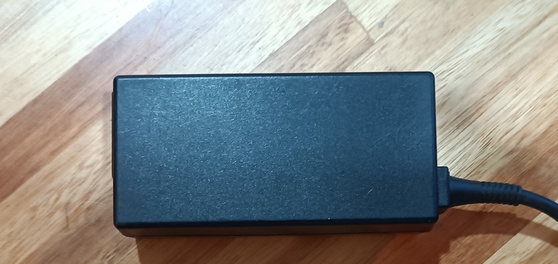
#> input picture Programacion/Procesamiento de Imagen/Cargador.jpg, 558 x 264 px, shrunk from 2230 x 1056 before the run, found by its file name
$ python identificacion.py
#> lines starting #> are read from the running program, lines starting #| are printed output that depends on the picture
from PIL import Image
from PIL import ImageEnhance
from PIL import ImageFilter
from PIL import ImageDraw
import os

# Función para procesar, filtrar y detectar objetos en CUALQUIER imagen
def procesar_y_detectar(ruta_imagen, nombre_salida, color_buscado="NEGRO"):

    # Cargar imagen de forma segura
#> called with nombre_salida = 'cargador', color_buscado = 'NEGRO'
    if not os.path.exists(ruta_imagen):
        print(f"Error: No existe el archivo {ruta_imagen}")
        return

    img = Image.open(ruta_imagen).convert("RGB")
#> img is the input picture: PIL image 558x264 RGB; mean R, G, B 132.9, 137.5, 137.8
    ancho, alto = img.size
#> ancho = 558; alto = 264
    print(f"\nProcesando [{nombre_salida}] -> Tamaño: {ancho}x{alto}")
#| Procesando [cargador] -> Tamaño: 558x264

    # Aplicar filtros para mejor analisis (Nitidez y Contraste)
    filtrada = img.filter(ImageFilter.SHARPEN)
    enhancer = ImageEnhance.Contrast(filtrada)
    img_filtros = enhancer.enhance(1.2)

    # Guardar imagen filtrada
    ruta_base_salida = r"c:/Users/tiago/OneDrive/Documentos/UTEC/PIC II/PIC-2_Sistema_clasificacion_pallets/Programacion/Procesamiento de Imagen/Prueba de identificacion"
    img_filtros.save(os.path.join(ruta_base_salida, f"imagen_filtros_{nombre_salida}.jpg"))

    # Analizar pixeles (Segmentación por color)
    x_min, y_min = ancho, alto
#> x_min = 558; y_min = 264
    x_max, y_max = 0, 0
    pixeles_detectados = 0

    for x in range(ancho):
        for y in range(alto):
            r, g, b = img_filtros.getpixel((x, y))

            cumple_filtro = False


            if color_buscado == "NEGRO":
                # Píxeles oscuros (menores a 50)
                if r < 50 and g < 50 and b < 50:
                    cumple_filtro = True

            elif color_buscado == "VERDE":
                # Mucho verde, poco rojo y azul
                if g > 250 and r < 220 and b > 240:
                    cumple_filtro = True

            elif color_buscado == "AMARILLO":
                # Mucho rojo y verde, poco azul
                if r > 210 and g > 250 and b < 195:
                    cumple_filtro = True

            # Si el pixel coincide, expandimos la caja de detección
            if cumple_filtro:
                pixeles_detectados += 1
                if x < x_min: x_min = x
                if x > x_max: x_max = x
                if y < y_min: y_min = y
                if y > y_max: y_max = y
#> after the loop, pixeles_detectados = 8567; x_max = 557; x_min = 112; y_max = 245; y_min = 72

    # Dibujar recuadro si se encontro el objeto
    if pixeles_detectados > 10:  # Minimo 10 píxeles para ignorar ruido falso
        ancho_objeto = x_max - x_min
#> ancho_objeto = 445
        alto_objeto = y_max - y_min
#> alto_objeto = 173

        # Clonamos la filtrada para dibujar encima el reborde
        img_detectada = img_filtros.copy()
        dibujo = ImageDraw.Draw(img_detectada)

        # Rectángulo ROJO de grosor 10
        dibujo.rectangle([(x_min, y_min), (x_max, y_max)], outline=(255, 0, 0), width=10)
        img_detectada.save(os.path.join(ruta_base_salida, f"imagen_detectada_{nombre_salida}.jpg"))
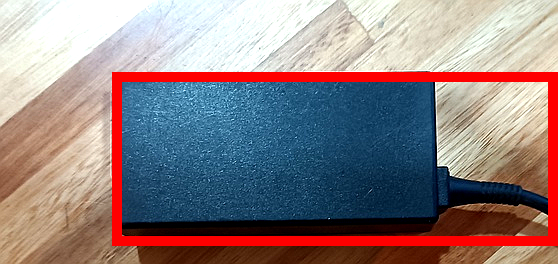
#> saved as imagen_detectada_cargador.jpg: PIL image 558x264 RGB; mean R, G, B 144.4, 129.1, 130

        print(f"-> {color_buscado} detectado ({pixeles_detectados} píxeles). Objeto: {ancho_objeto}x{alto_objeto} px")
#| -> NEGRO detectado (8567 píxeles). Objeto: 445x173 px

        # Geometria
        diferencia = abs(ancho_objeto - alto_objeto)
#> diferencia = 272
        if diferencia < 15: # Subi el margen de error a 15 por si la foto esta de perspectiva
            print("-> Forma estimada: Cuadrado o Círculo")
        else:
            print("-> Forma estimada: Rectángulo")
    else:
        print(f"-> No se detectó suficiente color {color_buscado} en esta imagen.")


# Definimos las rutas
ruta_cargador = r"c:/Users/tiago/OneDrive/Documentos/UTEC/PIC II/PIC-2_Sistema_clasificacion_pallets/Programacion/Procesamiento de Imagen/Cargador.jpg"
ruta_verde = r"c:/Users/tiago/OneDrive/Documentos/UTEC/PIC II/PIC-2_Sistema_clasificacion_pallets/Programacion/Procesamiento de Imagen/PostIt_Verde.jpg"
ruta_amarillo = r"c:/Users/tiago/OneDrive/Documentos/UTEC/PIC II/PIC-2_Sistema_clasificacion_pallets/Programacion/Procesamiento de Imagen/PostIt_Amarillo.jpg"

# Ejecutamos el analisis individual para cada una especificando que buscar
procesar_y_detectar(ruta_cargador, "cargador", color_buscado="NEGRO")
procesar_y_detectar(ruta_verde, "verde", color_buscado="VERDE")
#> call 2 of procesar_y_detectar, with nombre_salida = 'verde', color_buscado = 'VERDE'
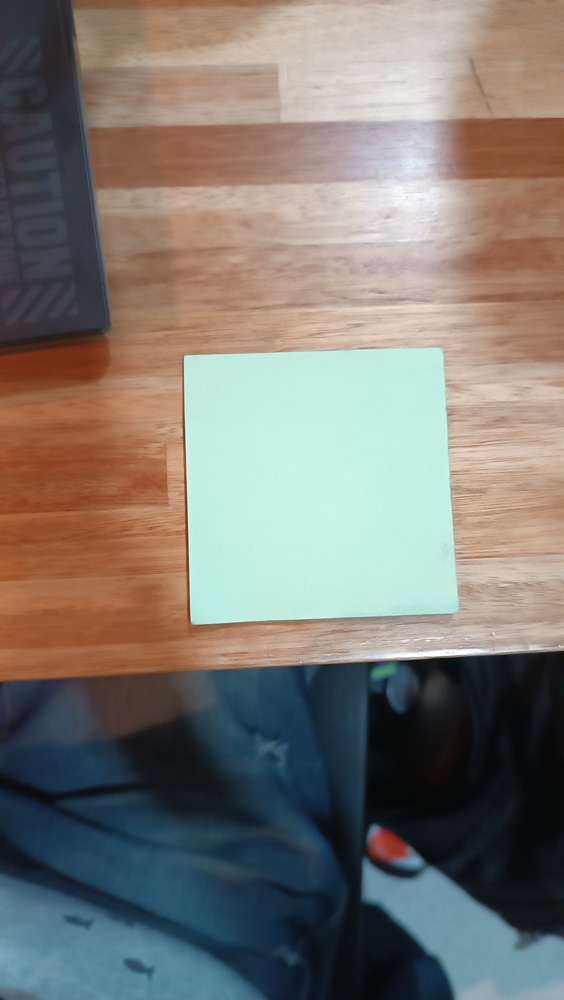
#> input picture Programacion/Procesamiento de Imagen/PostIt_Verde.jpg, 564 x 1000 px, shrunk from 2256 x 4000 before the run, found by its file name
#> in procesar_y_detectar, img is the input picture: PIL image 564x1000 RGB; mean R, G, B 126, 121.4, 115.2
#| Procesando [verde] -> Tamaño: 564x1000
#> in procesar_y_detectar (call 2), `img_filtros = enhancer.enhance(1.2)`:
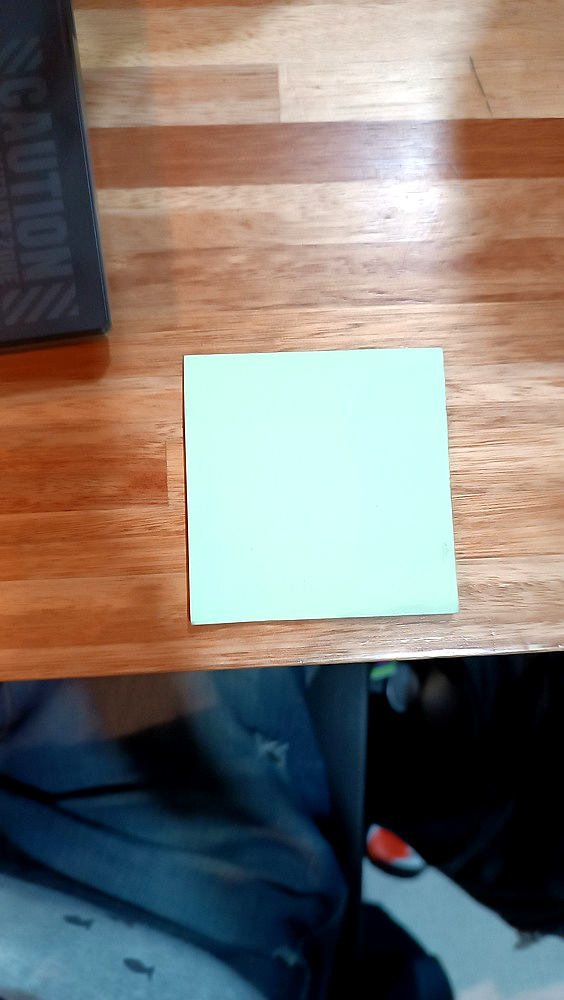
#> img_filtros: PIL image 564x1000 RGB; mean R, G, B 127.5, 120.5, 113.8
#> after the loop in procesar_y_detectar (call 2), `for x in range(ancho):`: pixeles_detectados = 67411; x_max = 457; x_min = 185; y_max = 623; y_min = 349
#> in procesar_y_detectar (call 2), `ancho_objeto = x_max - x_min`: ancho_objeto = 272
#> in procesar_y_detectar (call 2), `alto_objeto = y_max - y_min`: alto_objeto = 274
#> in procesar_y_detectar (call 2), `img_detectada.save(os.path.join(ruta_base_salida, f"imagen_detectada_{..`:
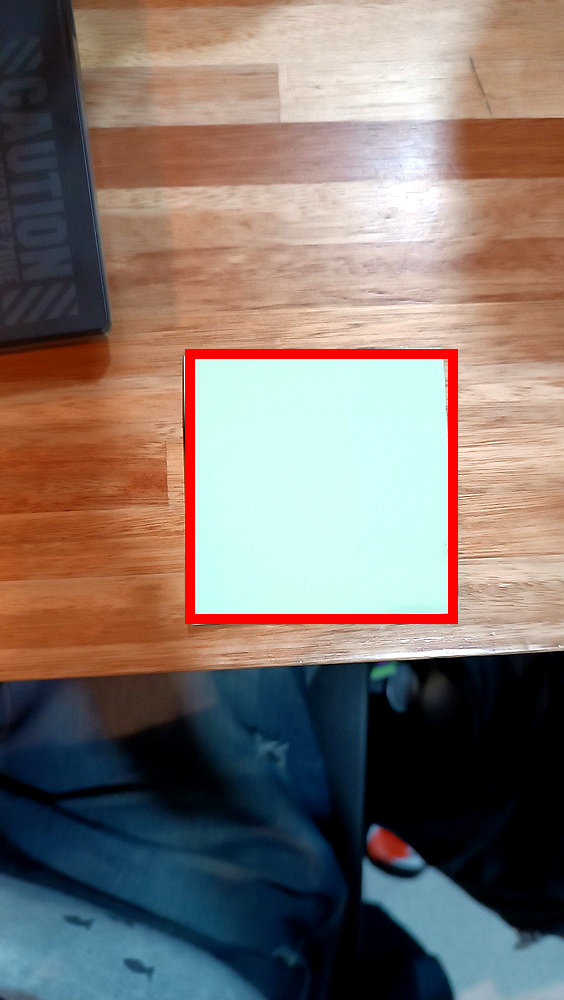
#> saved as imagen_detectada_verde.jpg: PIL image 564x1000 RGB; mean R, G, B 128.6, 116.6, 110.1
#| -> VERDE detectado (67411 píxeles). Objeto: 272x274 px
#> in procesar_y_detectar (call 2), `diferencia = abs(ancho_objeto - alto_objeto)`: diferencia = 2
procesar_y_detectar(ruta_amarillo, "amarillo", color_buscado="AMARILLO")
#> call 3 of procesar_y_detectar, with nombre_salida = 'amarillo', color_buscado = 'AMARILLO'
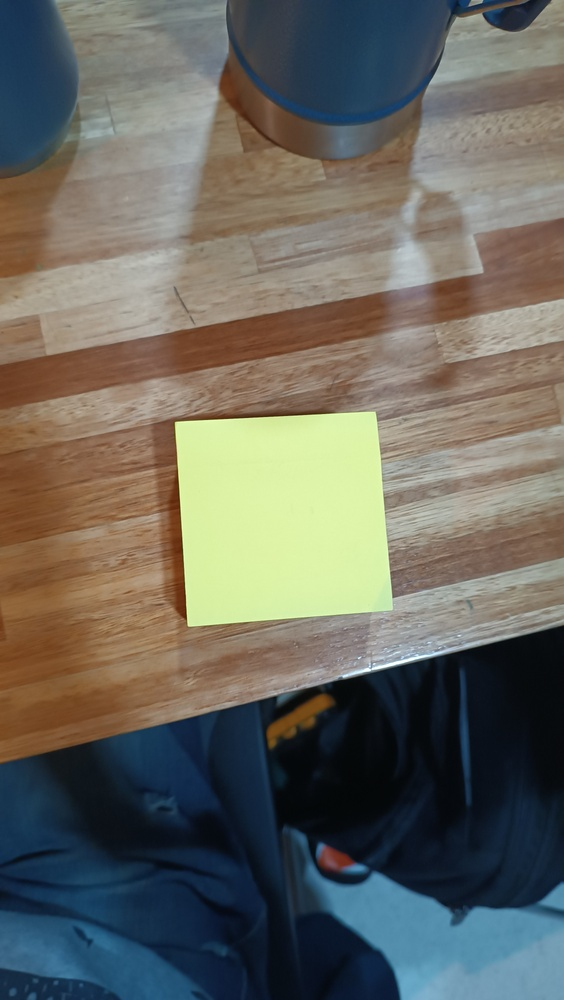
#> input picture Programacion/Procesamiento de Imagen/PostIt_Amarillo.jpg, 564 x 1000 px, shrunk from 2256 x 4000 before the run, found by its file name
#> in procesar_y_detectar, img is the input picture: PIL image 564x1000 RGB; mean R, G, B 105, 104.1, 95.6
#| Procesando [amarillo] -> Tamaño: 564x1000
#> in procesar_y_detectar (call 3), `img_filtros = enhancer.enhance(1.2)`:
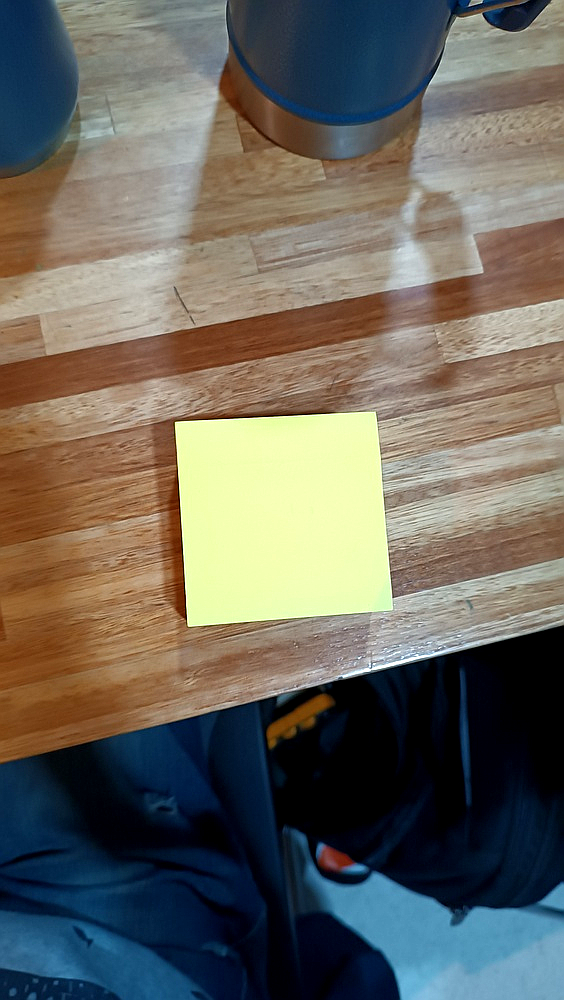
#> img_filtros: PIL image 564x1000 RGB; mean R, G, B 106.5, 103.4, 94.1
#> after the loop in procesar_y_detectar (call 3), `for x in range(ancho):`: pixeles_detectados = 40056; x_max = 390; x_min = 175; y_max = 625; y_min = 412
#> in procesar_y_detectar (call 3), `ancho_objeto = x_max - x_min`: ancho_objeto = 215
#> in procesar_y_detectar (call 3), `alto_objeto = y_max - y_min`: alto_objeto = 213
#> in procesar_y_detectar (call 3), `img_detectada.save(os.path.join(ruta_base_salida, f"imagen_detectada_{..`:
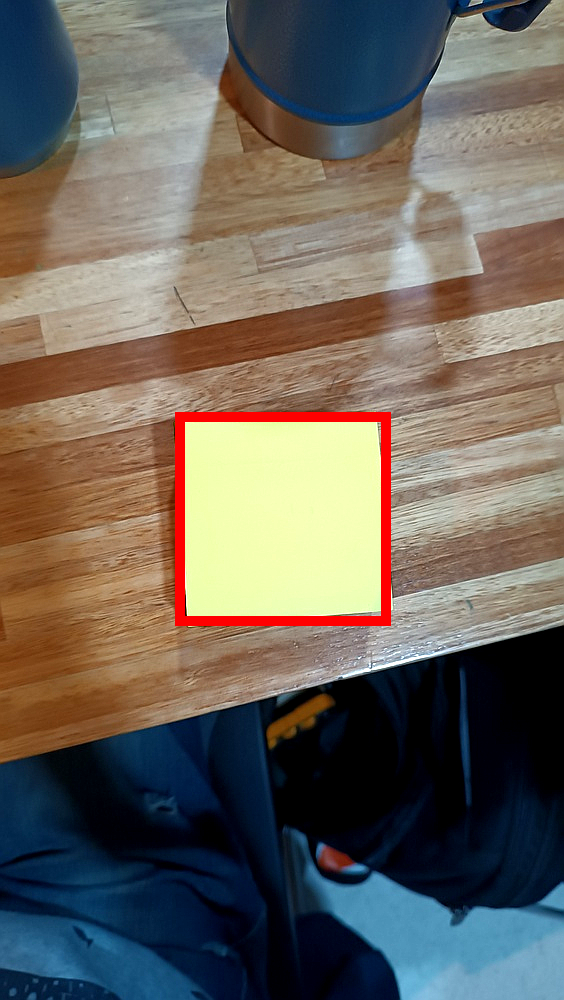
#> saved as imagen_detectada_amarillo.jpg: PIL image 564x1000 RGB; mean R, G, B 107.6, 100.9, 92.2
#| -> AMARILLO detectado (40056 píxeles). Objeto: 215x213 px
